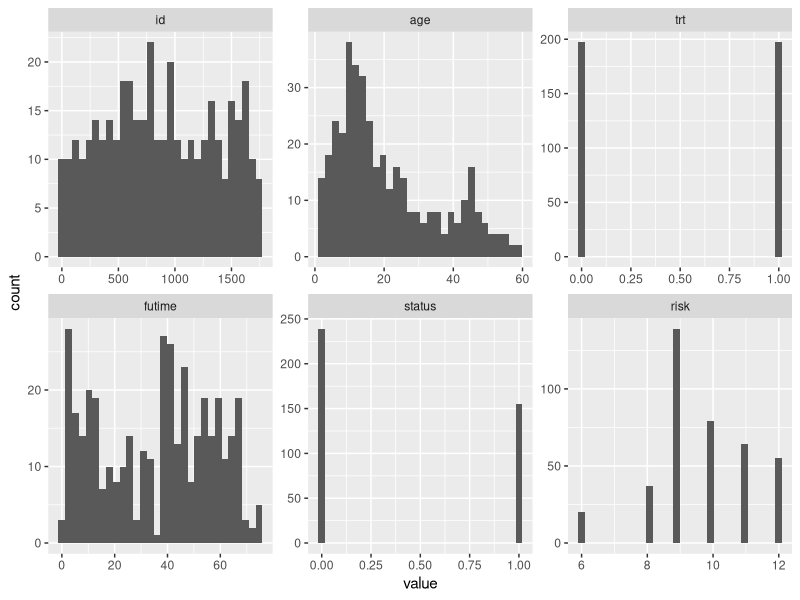
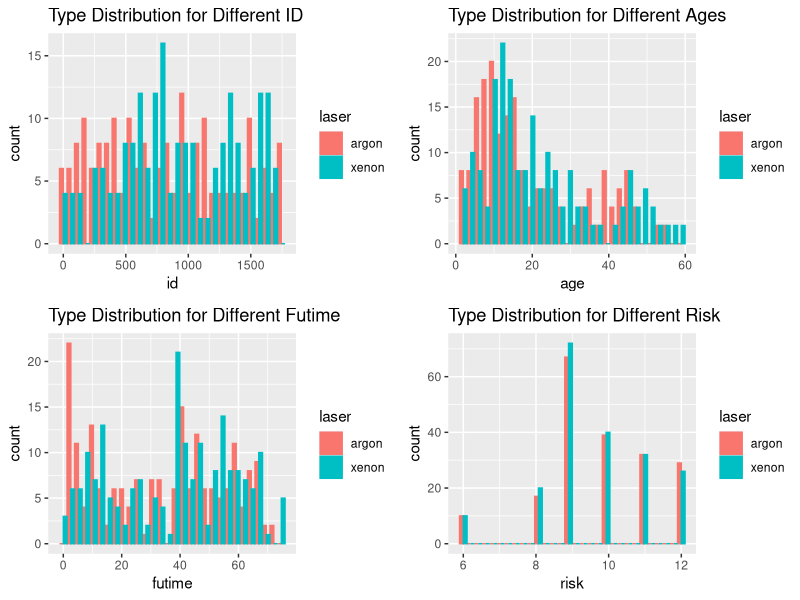
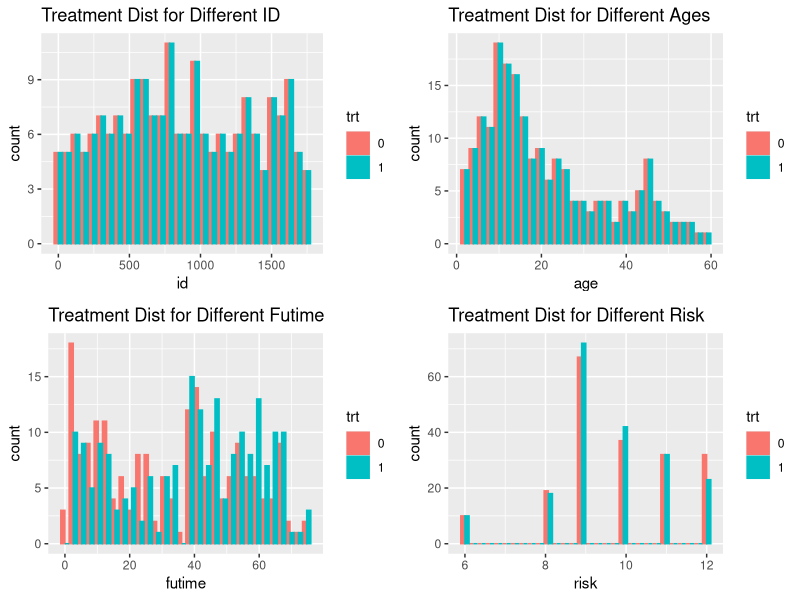
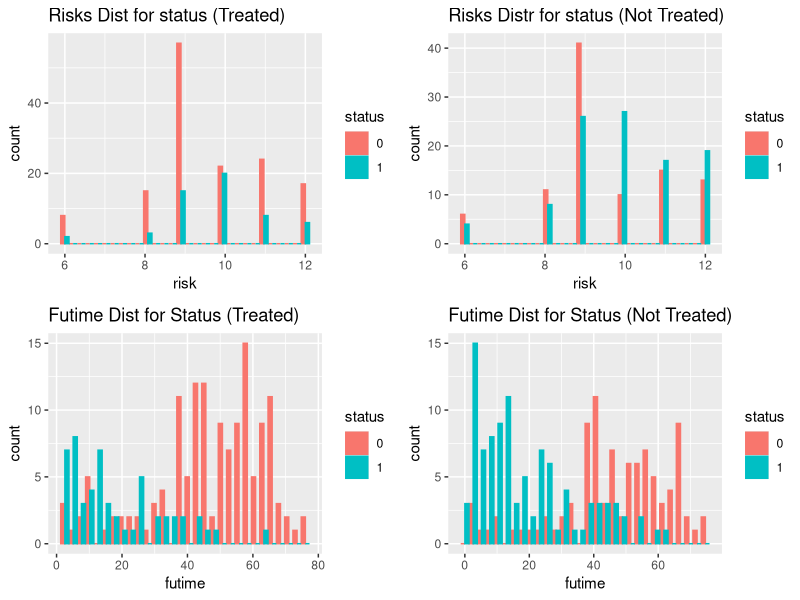
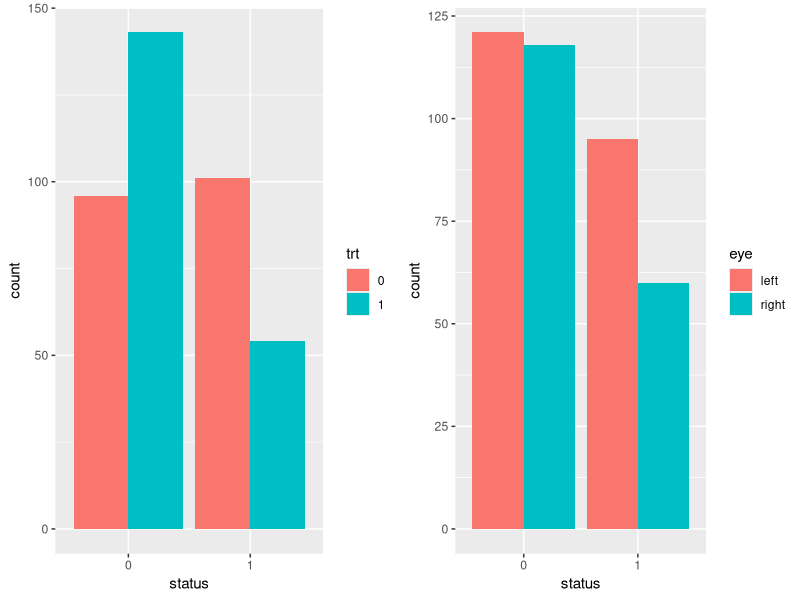
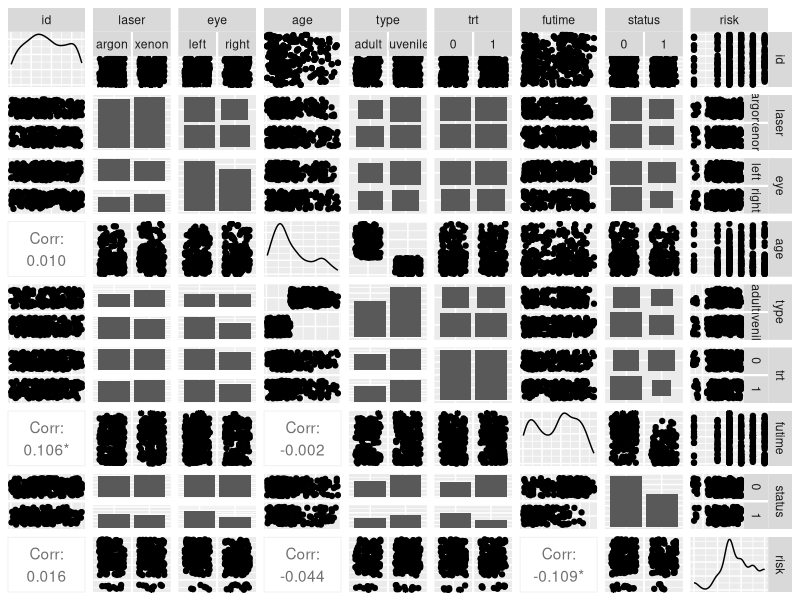
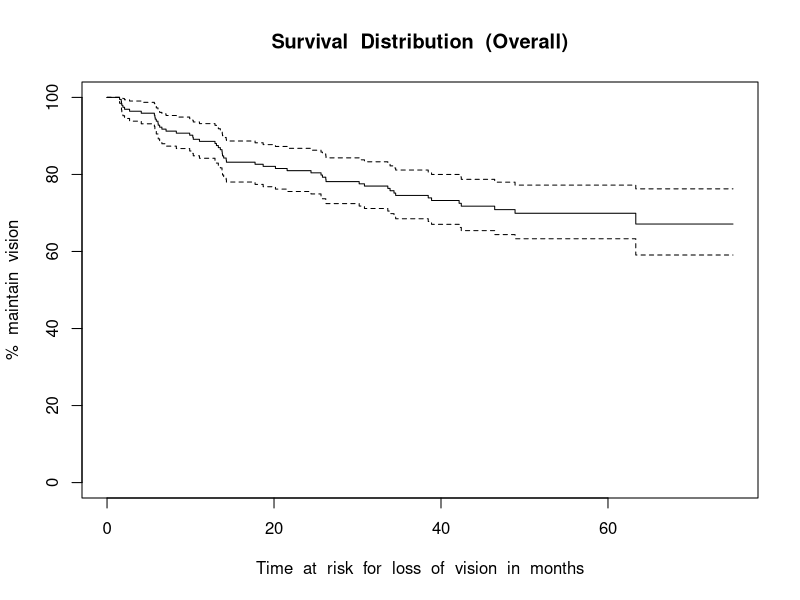
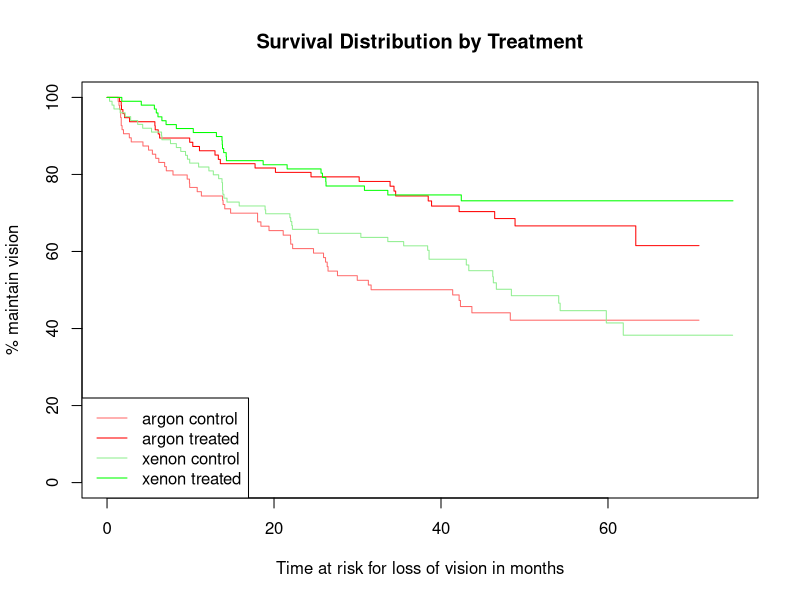

Generate these figures, in order, with R:
## ---- chunk 1
library(ggplot2)
# load the required data
data <- read.csv("diabeticVision.csv")
# check the dimensions of data
dim(data)
# check the head of data
head(data)
## ---- chunk 2
# check the length of unique id
length(unique(data$id))

# distribution for laser
table(data$laser)/sum(!is.na(data$laser))*100

# overall distribution
library(reshape2)
ggplot(melt(data[,-1]),  aes(x=value))+ geom_histogram(position='dodge') + 
facet_wrap(~variable, scales ="free")
## ---- chunk 3
# factor reasonable datas
data$status <- factor(data$status)
data$laser <- factor(data$laser)
data$eye <- factor(data$eye)
data$type <- factor(data$type)
data$trt <- factor(data$trt)
summary(data[, -1])
## ---- chunk 4
library(gridExtra)
hist1 <- ggplot(data, aes(x=id, color=laser, fill=laser)) + 
  geom_histogram(position="dodge") + 
  ggtitle("Type Distribution for Different ID")

hist2 <- ggplot(data, aes(x=age, color=laser, fill=laser)) + 
  geom_histogram(position="dodge") + 
  ggtitle("Type Distribution for Different Ages")

hist3 <- ggplot(data, aes(x=futime, color=laser, fill=laser)) + 
  geom_histogram(position="dodge") + 
  ggtitle("Type Distribution for Different Futime")

hist4 <- ggplot(data, aes(x=risk, color=laser, fill=laser)) + 
  geom_histogram(position="dodge") + 
  ggtitle("Type Distribution for Different Risk")

grid.arrange(hist1, hist2, hist3, hist4,
             nrow = 2, ncol = 2)
## ---- chunk 5
hist1 <- ggplot(data, aes(x=id, color=trt, fill=trt)) + 
  geom_histogram(position="dodge") + 
  ggtitle("Treatment Dist for Different ID")

hist2 <- ggplot(data, aes(x=age, color=trt, fill=trt)) + 
  geom_histogram(position="dodge") + 
  ggtitle("Treatment Dist for Different Ages")

hist3 <- ggplot(data, aes(x=futime, color=trt, fill=trt)) + 
  geom_histogram(position="dodge") + 
  ggtitle("Treatment Dist for Different Futime")

hist4 <- ggplot(data, aes(x=risk, color=trt, fill=trt)) + 
  geom_histogram(position="dodge") + 
  ggtitle("Treatment Dist for Different Risk")

grid.arrange(hist1, hist2, hist3, hist4,
             nrow = 2, ncol = 2)
## ---- chunk 6
data_t <- data[data$trt==1,]
data_nt <- data[data$trt==0,]
hist5 <- ggplot(data_t, aes(risk, color=status, fill=status)) + 
  geom_histogram(position="dodge")+ 
  ggtitle("Risks Dist for status (Treated)")
hist7 <- ggplot(data_t, aes(futime, color=status, fill=status)) + 
  geom_histogram(position="dodge")+ 
  ggtitle("Futime Dist for Status (Treated)")
hist6 <- ggplot(data_nt, aes(risk, color=status, fill=status)) + 
  geom_histogram(position="dodge")+ 
  ggtitle("Risks Distr for status (Not Treated)")
hist8 <- ggplot(data_nt, aes(futime, color=status, fill=status)) + 
  geom_histogram(position="dodge")+ 
  ggtitle("Futime Dist for Status (Not Treated)")

# combined plot
grid.arrange(hist5, hist6, hist7, hist8,
             nrow = 2, ncol = 2)
## ---- chunk 7
p1 <- ggplot(data, aes(x=status, fill=trt)) + geom_bar(position = "dodge")
p2 <- ggplot(data, aes(x=status, fill=eye)) + geom_bar(position = "dodge")
grid.arrange(p1, p2, nrow = 1, ncol = 2)
## ---- chunk 8
library(corrplot)
library(GGally)
ggpairs(data[,-1], axisLabels = 'none',
upper = list(continuous = 'points', combo = 'dot'), 
lower = list(continuous = 'cor', combo= 'dot'), 
diag =list(continuous = 'densityDiag'))
## ---- chunk 9
data_ts <- data_t[data_t$status==1,]
# distribution for laser in treated but lost vision eye
table(data_ts$laser)/sum(!is.na(data_ts$laser))*100
## ---- chunk 10
library(survival)
data <- read.csv("diabeticVision.csv")
survobj <- with(data[data$trt  ==  1,  ], Surv(futime,  status))
fit0 <- survfit(survobj  ~  1, data =  data[data$trt  ==  1,  ])
plot(fit0,  xlab="Time  at  risk  for  loss  of  vision  in  months", 
ylab= "%  maintain  vision",  yscale=100,
main = "Survival  Distribution  (Overall)")
## ---- chunk 11
#    create    new    variable    for    the    4    different    "treatment    types"
data$treatment <- as.character(data$laser)
data$treatment <- ifelse(data$trt == 0,paste(data$treatment, "control"), paste(data$treatment, "treated"))
survobj <- with(data, Surv(futime, status))
fitr <- survfit(survobj    ~    treatment, data = data)
plot(fitr, xlab="Time at risk for loss of vision in months", 
ylab="% maintain vision", yscale=100,
main="Survival Distribution by Treatment", col = c('indianred1', 'red', 'lightgreen', 'green'))
legend('bottomleft', legend=levels(as.factor(data$treatment)), 
col = c('indianred1', 'red', 'lightgreen', 'green'),
lty=1)
## ---- chunk 12
mod <- coxph(Surv(futime, status) ~ laser*trt + age + risk, data) 
summary(mod)
## ---- chunk 13
mod_c <- coxph(Surv(futime, status) ~ laser*trt + age + risk + cluster(id), data)
summary(mod_c)
## ---- chunk 14
mod_f <- coxph(Surv(futime, status) ~ laser*trt + age + risk + frailty(id), data)
summary(mod_f)
## ---- chunk 15
test.ph <- cox.zph(coxph(Surv(futime, status) ~ laser*trt + age + risk, data)) 
test.ph
